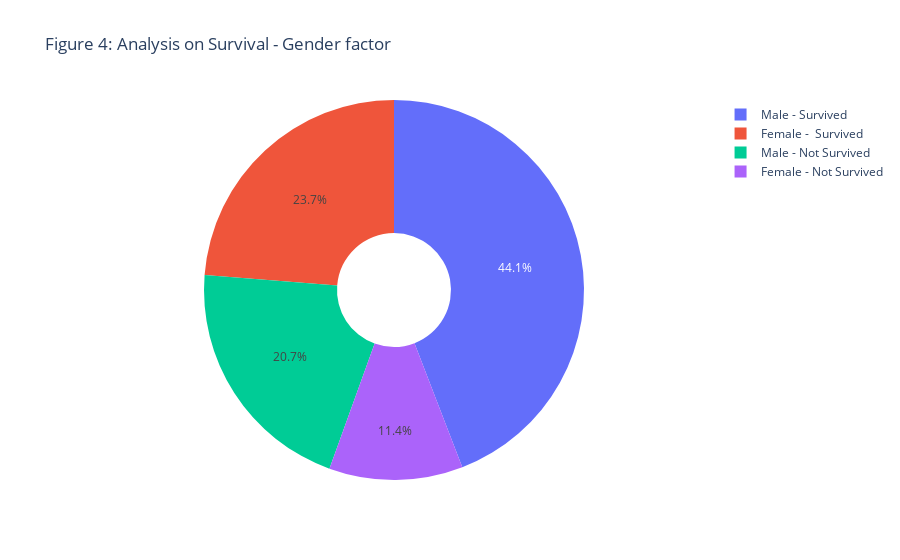

The cell this chart's notebook holds for it:
### Code cell
male = heart_data[heart_data["sex"]==1]
female = heart_data[heart_data["sex"]==0]
male_survival= male[male["DEATH_EVENT"]==0]
female_survival= female[female["DEATH_EVENT"]==0]
## assign the labels
labels = ['Male - Survived','Male - Not Survived', "Female -  Survived", "Female - Not Survived"]
## value is set according to the labels
values = [len(male[heart_data["DEATH_EVENT"]==0]),len(male[heart_data["DEATH_EVENT"]==1]),
         len(female[heart_data["DEATH_EVENT"]==0]),len(female[heart_data["DEATH_EVENT"]==1])]
fig = go.Figure(data=[go.Pie(labels=labels,values=values,hole=.3)])
fig.update_layout(
    title_text = "Figure 4: Analysis on Survival - Gender factor"
)
fig.show()

### Figure 1 — Plotly figure (JSON) as saved in the notebook; plotly's stock layout.template omitted (floating-point values rounded to 4 significant figures)
{"data": [{"values": [132, 62, 71, 34], "type": "pie", "hole": 0.3, "labels": ["Male - Survived", "Male - Not Survived", "Female -  Survived", "Female - Not Survived"]}], "layout": {"title": {"text": "Figure 4: Analysis on Survival - Gender factor"}}}
